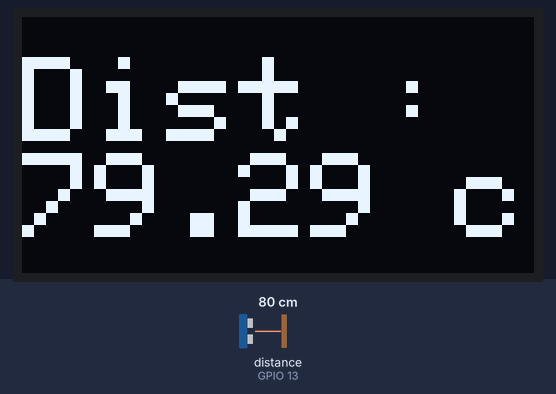
Simulated run of this sketch. Board: ESP32. Shown: 128×64 one-colour display. Wiring (inferred from the names in the program): ultrasonic range finder: trigger GPIO 12; echo GPIO 13. Inputs (shaded band) come from the test bench; at power-on: distance to the obstacle (sensor on GPIO 13) 80 cm. The echo pulse lasts 58.3 µs per cm; what the sketch prints to the serial monitor is not drawn.

Above: at 1.2 s.
1.3 s: distance to the obstacle (sensor on GPIO 13) set to 2 cm
At 2.4 s:
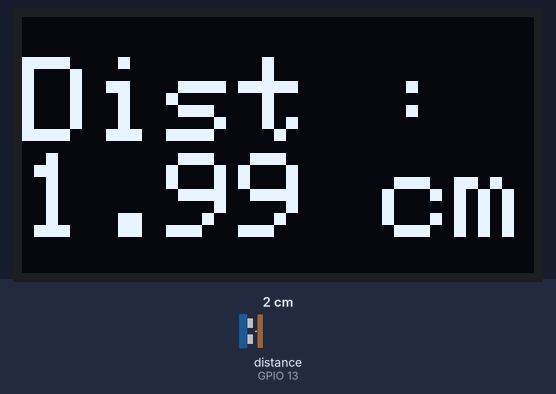
2.8 s: distance to the obstacle (sensor on GPIO 13) set to 4 cm
At 4.0 s:
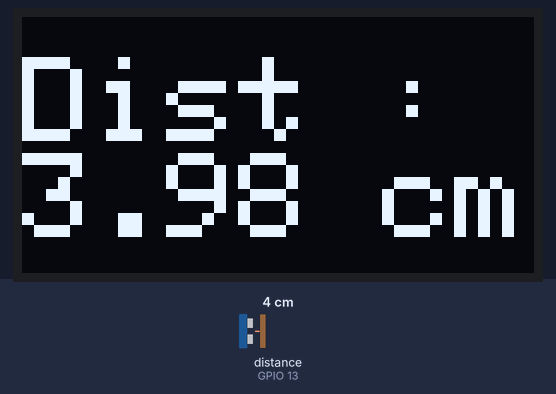
4.3 s: distance to the obstacle (sensor on GPIO 13) set to 9 cm
At 4.7 s:
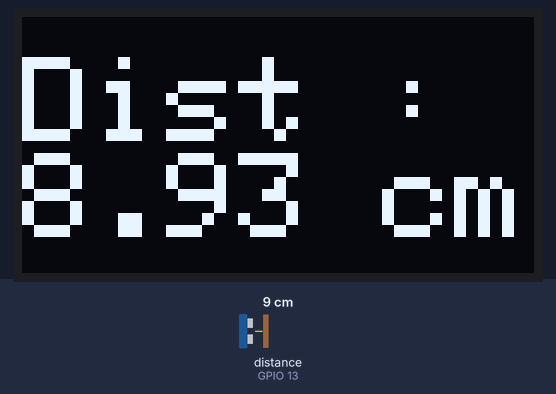
Timing chart, 0 to 7.3 s (numbered marks = the images above; inputs shaded):
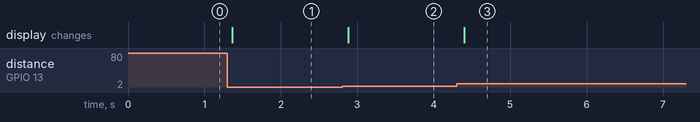

The sketch:

test.ino
```cpp
#include <Wire.h>
#include <Adafruit_GFX.h>
#include <Adafruit_SSD1306.h>

// コンパイル時にヘッダーファイルが適切に編集されていない場合に
// "Height incorrect, please fix Adafruit_SSD1306.h!"
// というエラーを表示するための記述
#if (SSD1306_LCDHEIGHT != 64)
#error("Height incorrect, please fix Adafruit_SSD1306.h!");
#endif

#define pulsein 13
#define pulseout 12

// RSTピンがない互換品を使用するので-1を指定
Adafruit_SSD1306 display(-1);

void setup() {
//  int SDA = 23;
//  int SCL = 25;
//  Wire.begin(SDA, SCL);
// I2Cアドレスは使用するディスプレイに合わせて変更する
  pinMode(pulsein, INPUT);
  pinMode(pulseout, OUTPUT);
  Serial.begin(115200);
  display.begin(SSD1306_SWITCHCAPVCC, 0x3C);
}

void loop() {

  double dist=0;

  dist = distget();

  if(dist > 200) dist = 200;
  // 画面表示をクリア
  display.clearDisplay();

  // テキストサイズを設定
  display.setTextSize(3);
  // テキスト色を設定
  display.setTextColor(WHITE);
  // テキストの開始位置を設定
  display.setCursor(0, 10);

  // 1行目に"Hello"を表示
  display.println("Dist :");
  // 2行目に"World!"を表示
  display.print(dist);

  display.println(" cm");

  // 描画バッファの内容を画面に表示
  display.display();

  delay(100);
}

double distget(){
    int delayms = 10;
    double dist = 0;

    digitalWrite(pulseout, LOW);
    delayMicroseconds(2);

    digitalWrite(pulseout, HIGH);
    delayMicroseconds(delayms);

    digitalWrite(pulseout, LOW);
    dist = pulseIn(pulsein, HIGH);

    if(dist > 0){
        dist = dist / 2;
        dist = dist * 340 * 100/1000000;
        Serial.println("Distance :");
        Serial.println(dist);
        Serial.println(" cm ");
    }

    return dist;
}
```

Measured:
- after the input at 1.3 s, the display: changes after 0.07 s (image 1)
- after the input at 2.8 s, the display: changes after 0.08 s (image 2)
- after the input at 4.3 s, the display: changes after 0.10 s (image 3)
